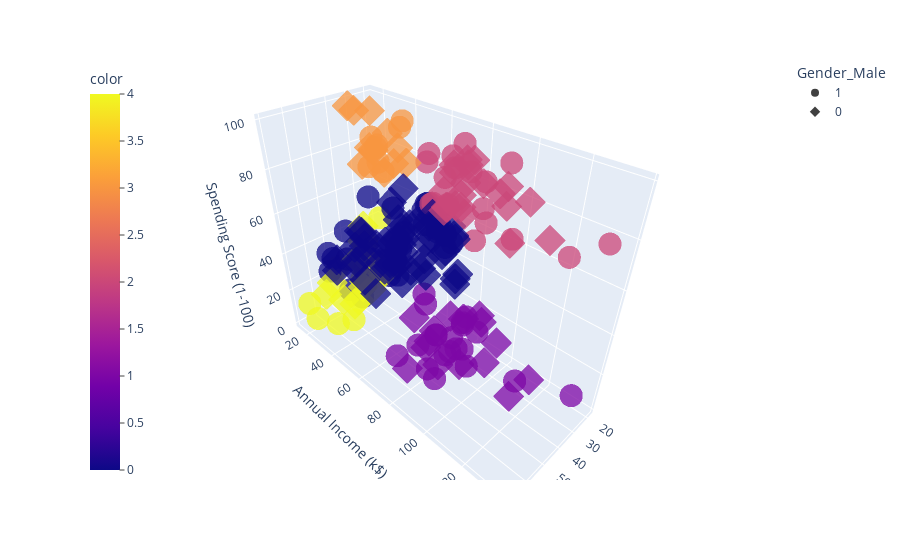

The notebook cell saved with this chart:
### Code cell
import plotly.express as px
fig = px.scatter_3d(dp, x='Age', y='Annual Income (k$)', z='Spending Score (1-100)', color=model.fit_predict(dp), symbol='Gender_Male', opacity=0.75)
fig.update_layout(coloraxis_colorbar=dict(yanchor="top", y=1, x=0, ticks="outside"))
fig.show()

### Figure 1 — Plotly figure (JSON) as saved in the notebook; plotly's stock layout.template omitted (floating-point values rounded to 4 significant figures)
{"data": [{"hovertemplate": "Gender_Male=1<br>Age=%{x}<br>Annual Income (k$)=%{y}<br>Spending Score (1-100)=%{z}<br>color=%{marker.color}<extra></extra>", "legendgroup": "1", "marker": {"color": [4, 3, 4, 4, 4, 3, 3, 4, 4, 3, 3, 3, 0, 4, 4, 3, 3, 4, 0, 0, 0, 0, 0, 0, 0, 0, 0, 0, 0, 0, 0, 0, 0, 0, 0, 0, 0, 0, 0, 0, 0, 0, 0, 0, 0, 0, 0, 0, 0, 0, 2, 1, 2, 1, 2, 1, 2, 1, 2, 1, 2, 1, 2, 1, 2, 1, 2, 1, 1, 1, 1, 1, 2, 1, 2, 1, 2, 1, 2, 1, 2, 1, 2, 2, 1, 2, 1, 2], "coloraxis": "coloraxis", "opacity": 0.75, "symbol": "circle"}, "mode": "markers", "name": "1", "scene": "scene", "showlegend": true, "type": "scatter3d", "x": [19, 21, 64, 67, 37, 22, 20, 52, 35, 25, 31, 29, 35, 60, 53, 18, 24, 48, 33, 59, 47, 69, 53, 70, 19, 63, 18, 19, 70, 59, 26, 40, 57, 38, 67, 48, 18, 48, 24, 48, 20, 67, 26, 49, 54, 68, 66, 65, 19, 27, 39, 43, 40, 59, 38, 47, 39, 20, 32, 19, 32, 25, 28, 48, 34, 43, 39, 37, 34, 19, 50, 42, 32, 40, 28, 36, 36, 58, 27, 59, 35, 46, 30, 28, 33, 32, 32, 30], "y": [15, 15, 19, 19, 20, 20, 21, 23, 24, 24, 25, 28, 28, 30, 33, 33, 38, 39, 42, 43, 43, 44, 46, 46, 46, 48, 48, 48, 49, 54, 54, 54, 54, 54, 54, 54, 59, 60, 60, 61, 61, 62, 62, 62, 63, 63, 63, 63, 64, 67, 69, 71, 71, 71, 71, 71, 71, 73, 73, 74, 75, 77, 77, 77, 78, 78, 78, 78, 78, 81, 85, 86, 87, 87, 87, 87, 87, 88, 88, 93, 93, 98, 99, 101, 113, 126, 137, 137], "z": [39, 81, 3, 14, 13, 79, 66, 29, 35, 73, 73, 82, 61, 4, 4, 92, 92, 36, 60, 60, 41, 46, 46, 56, 55, 51, 59, 59, 55, 47, 54, 48, 51, 55, 41, 46, 41, 49, 52, 42, 49, 59, 55, 56, 46, 43, 48, 52, 46, 56, 91, 35, 95, 11, 75, 9, 75, 5, 73, 10, 93, 12, 97, 36, 90, 17, 88, 1, 1, 5, 26, 20, 63, 13, 75, 10, 92, 15, 69, 14, 90, 15, 97, 68, 8, 74, 18, 83]}, {"hovertemplate": "Gender_Male=0<br>Age=%{x}<br>Annual Income (k$)=%{y}<br>Spending Score (1-100)=%{z}<br>color=%{marker.color}<extra></extra>", "legendgroup": "0", "marker": {"color": [4, 3, 4, 3, 4, 3, 3, 3, 4, 3, 4, 3, 4, 4, 4, 4, 3, 3, 4, 3, 4, 3, 4, 3, 4, 0, 4, 0, 0, 0, 0, 0, 0, 0, 0, 0, 0, 0, 0, 0, 0, 0, 0, 0, 0, 0, 0, 0, 0, 0, 0, 0, 0, 0, 0, 0, 0, 0, 0, 0, 0, 0, 0, 0, 0, 0, 0, 0, 0, 0, 0, 0, 0, 0, 2, 0, 2, 2, 1, 2, 1, 0, 2, 2, 1, 1, 2, 1, 2, 2, 2, 1, 2, 2, 2, 2, 1, 1, 2, 1, 2, 2, 1, 1, 1, 2, 1, 2, 2, 1, 2, 1], "coloraxis": "coloraxis", "opacity": 0.75, "symbol": "diamond"}, "mode": "markers", "name": "0", "scene": "scene", "showlegend": true, "type": "scatter3d", "x": [20, 23, 31, 22, 35, 23, 30, 35, 58, 24, 35, 35, 46, 54, 45, 40, 23, 21, 49, 21, 42, 30, 36, 20, 65, 31, 49, 24, 50, 27, 29, 31, 49, 31, 50, 51, 27, 67, 54, 43, 68, 32, 47, 60, 60, 45, 23, 49, 46, 21, 55, 22, 34, 50, 68, 40, 32, 47, 27, 23, 49, 21, 66, 19, 38, 18, 19, 63, 49, 51, 50, 38, 40, 23, 31, 25, 31, 29, 44, 35, 57, 28, 32, 32, 34, 44, 38, 47, 27, 30, 30, 56, 29, 31, 36, 33, 36, 52, 30, 37, 32, 29, 41, 54, 41, 36, 34, 32, 38, 47, 35, 45], "y": [16, 16, 17, 17, 18, 18, 19, 19, 20, 20, 21, 23, 25, 28, 28, 29, 29, 30, 33, 33, 34, 34, 37, 37, 38, 39, 39, 39, 40, 40, 40, 40, 42, 43, 43, 44, 46, 47, 47, 48, 48, 48, 49, 50, 50, 54, 54, 54, 54, 54, 57, 57, 58, 58, 59, 60, 60, 60, 60, 62, 62, 62, 63, 63, 64, 65, 65, 65, 65, 67, 67, 67, 69, 70, 70, 72, 72, 73, 73, 74, 75, 76, 76, 77, 78, 78, 78, 78, 78, 78, 78, 79, 79, 81, 85, 86, 87, 88, 88, 97, 97, 98, 99, 101, 103, 103, 103, 103, 113, 120, 120, 126], "z": [6, 77, 40, 76, 6, 94, 72, 99, 15, 77, 35, 98, 5, 14, 32, 31, 87, 73, 14, 81, 17, 73, 26, 75, 35, 61, 28, 65, 55, 47, 42, 42, 52, 54, 45, 50, 51, 52, 59, 50, 48, 47, 42, 49, 56, 53, 52, 42, 44, 57, 58, 55, 60, 46, 55, 40, 42, 47, 50, 41, 48, 42, 50, 54, 42, 48, 50, 43, 59, 43, 57, 40, 58, 29, 77, 34, 71, 88, 7, 72, 5, 40, 87, 74, 22, 20, 76, 16, 89, 78, 73, 35, 83, 93, 75, 95, 27, 13, 86, 32, 86, 88, 39, 24, 17, 85, 23, 69, 91, 16, 79, 28]}], "layout": {"coloraxis": {"colorbar": {"ticks": "outside", "title": {"text": "color"}, "x": 0, "y": 1, "yanchor": "top"}, "colorscale": [[0, "#0d0887"], [0.1111, "#46039f"], [0.2222, "#7201a8"], [0.3333, "#9c179e"], [0.4444, "#bd3786"], [0.5556, "#d8576b"], [0.6667, "#ed7953"], [0.7778, "#fb9f3a"], [0.8889, "#fdca26"], [1, "#f0f921"]]}, "legend": {"title": {"text": "Gender_Male"}, "tracegroupgap": 0}, "margin": {"t": 60}, "scene": {"domain": {"x": [0, 1], "y": [0, 1]}, "xaxis": {"title": {"text": "Age"}}, "yaxis": {"title": {"text": "Annual Income (k$)"}}, "zaxis": {"title": {"text": "Spending Score (1-100)"}}}}}
